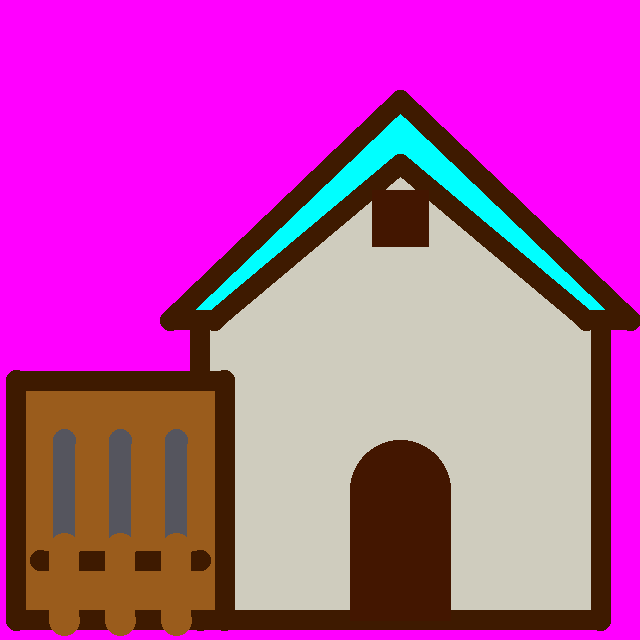
#> input picture art/buildings/armory.png, 640 x 640 px; its folder holds only this picture in this run
$ python shrink-art.py ../art/buildings/armory.png
#> lines starting #> are read from the running program, lines starting #| are printed output that depends on the picture
# /// script
# requires-python = ">=3.11"
# dependencies = ["numpy==2.4.6", "pillow==12.3.0"]
# ///
"""Shrink the source pictures in art/ in place (run once on a new picture, before scripts/bake-art.py).

    uv run scripts/shrink-art.py [FILE...]      # every PNG under art/ if none is named

A generated picture looks flat but carries a faint grain over every area, which a PNG cannot pack:
about 1.3 MB for a 1254 x 1254 picture of a dozen colours. This takes the grain out and saves the
picture with a palette, at the same size in pixels: a median filter, a cut to 64 colours, colours
within TOLERANCE of a commoner one folded into it, and stray pixels given their neighbours'
colour. Edges lose their smoothing, which does not show at this size. A picture that already has
a palette is left alone. uv gives it the Pillow and numpy named above.
"""
import sys
from pathlib import Path

import numpy as np
from PIL import Image, ImageFilter

TOLERANCE = 12
ROOT = Path(__file__).resolve().parent.parent


def shrink(path: Path) -> tuple[int, int] | None:
    picture = Image.open(path)
#> picture is the input picture: PIL image 640x640 RGB; mean R, G, B 189.4, 74.6, 169.1
    if picture.mode == 'P':
        return None
    before = path.stat().st_size
    # (an octree, not the default median cut, which gives a small patch of strong colour, a red pennant in a
    # wide picture, away to the browns around it)
    cut = picture.convert('RGB').filter(ImageFilter.MedianFilter(5)).quantize(64, method=Image.Quantize.FASTOCTREE, dither=Image.Dither.NONE)
    palette = np.array(cut.getpalette()[:192]).reshape(-1, 3).astype(int)
#> palette = 64 rows, first 8: [255, 0, 255], [207, 204, 190], [62, 26, 0], [154, 92, 28], [67, 22, 0], [0, 255, 255], [85, 85, 94], [154, 26, 28]
    pixels = np.array(cut)
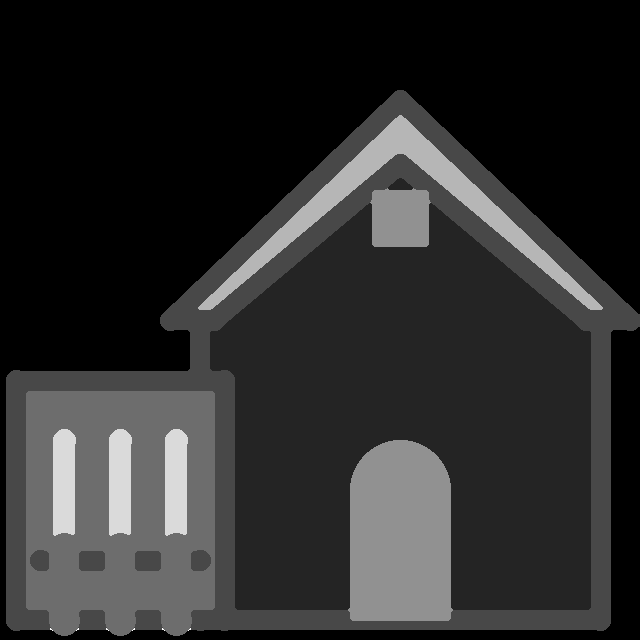
#> pixels: shape (640, 640); min 0, max 7, mean 1.21; drawn with min black and max white
    counts = np.bincount(pixels.ravel(), minlength=64)
#> counts = 64 values, max 173511 at index 0, min 0 at index 8, mean 6400
    kept: list[int] = []
    fold = np.arange(64)
    for colour in np.argsort(-counts, kind='stable'):
        near = next((k for k in kept if np.abs(palette[colour] - palette[k]).max() <= TOLERANCE), None)
        if near is None:
            kept.append(int(colour))
        else:
            fold[colour] = near
#> this loop made 64 passes
#> near on passes 5, 10, 11, 12, 13, 14, 15, 16, 17, 18, 19, 20: 2, 8, 8, 8, 8, 8, 8, 8, 8, 8, 8, 8
#> after the loop, fold = 64 values, max 8 at index 8, min 0 at index 0, mean 7.41; kept = [0, 1, 2, 3, 5, 6, 7, 8]
    flat = Image.fromarray(fold[pixels].astype(np.uint8), 'P')
#> flat: PIL image 640x640 P; every value is 0
    flat.putpalette(cut.getpalette())
    flat.filter(ImageFilter.ModeFilter(3)).save(path, 'PNG', optimize=True)
    return before, path.stat().st_size


def main() -> None:
    paths = [Path(p) for p in sys.argv[1:]] or sorted((ROOT / 'art').rglob('*.png'))
    before = after = 0
    for path in paths:
        sizes = shrink(path)
        if sizes:
            before, after = before + sizes[0], after + sizes[1]
    print(f'{len(paths)} pictures: {before // 1024} KB -> {after // 1024} KB')


main()

$ run again, on art/buildings/arsenal.png
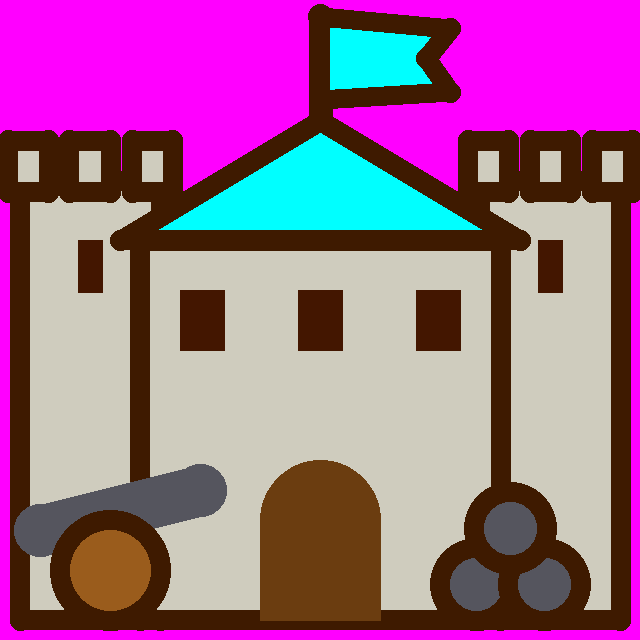
#> input picture art/buildings/arsenal.png, 640 x 640 px
#> in shrink, picture is the input picture: PIL image 640x640 RGB; mean R, G, B 159.6, 102.7, 144.6
#> palette = 64 rows, first 8: [207, 204, 190], [62, 26, 0], [255, 0, 255], [0, 255, 255], [107, 61, 16], [85, 85, 94], [67, 22, 0], [154, 92, 28]
#> in shrink, `pixels = np.array(cut)`:
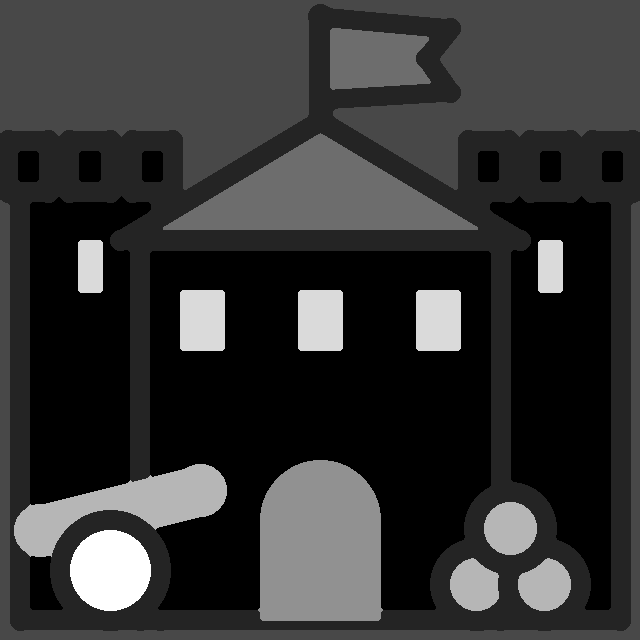
#> pixels: shape (640, 640); min 0, max 7, mean 1.43; drawn with min black and max white
#> counts = 64 values, max 152733 at index 0, min 0 at index 8, mean 6400
#> the loop in shrink, `for colour in np.argsort(-counts, kind='stable'):` made 64 passes
#> near on passes 7, 10, 11, 12, 13, 14, 15, 16: 1, 8, 8, 8, 8, 8, 8, 8
#> after the loop in shrink, `for colour in np.argsort(-counts, kind='stable'):`: fold = 64 values, max 8 at index 8, min 0 at index 0, mean 7.36; kept = [0, 1, 2, 3, 4, 5, 7, 8]
#> in shrink, `flat.filter(ImageFilter.ModeFilter(3)).save(path, 'PNG', optimize=True)`:
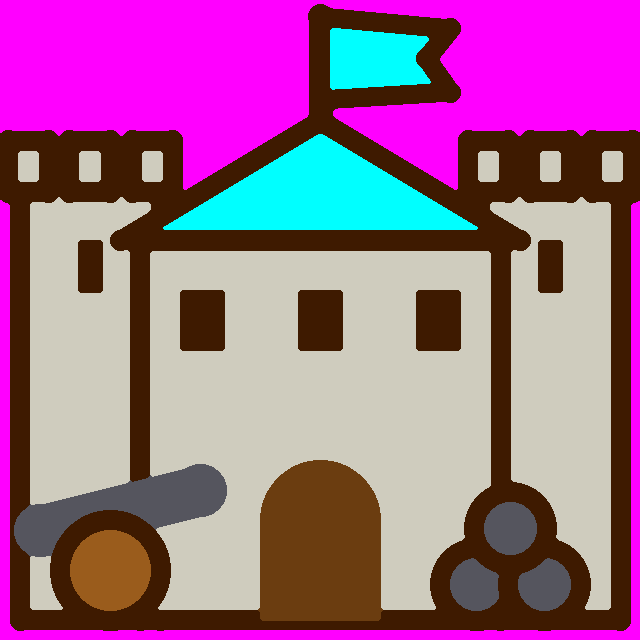
#> saved as arsenal.png: PIL image 640x640 P; mean R, G, B 159.4, 102.8, 144.4
